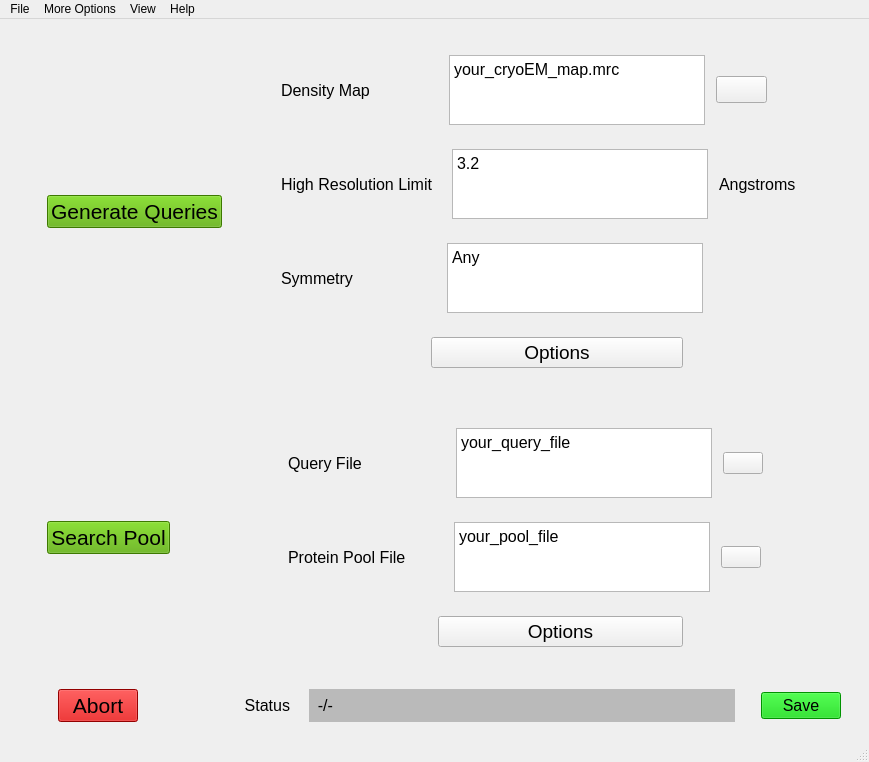
<?xml version="1.0" encoding="UTF-8"?>
<ui version="4.0">
 <class>cryoID</class>
 <widget class="QMainWindow" name="cryoID">
  <property name="geometry">
   <rect>
    <x>0</x>
    <y>0</y>
    <width>869</width>
    <height>722</height>
   </rect>
  </property>
  <property name="windowTitle">
   <string>MainWindow</string>
  </property>
  <widget class="QWidget" name="centralwidget">
   <layout class="QVBoxLayout" name="verticalLayout_7">
    <item>
     <widget class="QWidget" name="top_widget" native="true">
      <layout class="QHBoxLayout" name="horizontalLayout_6">
       <item>
        <spacer name="horizontalSpacer_41">
         <property name="orientation">
          <enum>Qt::Horizontal</enum>
         </property>
         <property name="sizeType">
          <enum>QSizePolicy::Preferred</enum>
         </property>
         <property name="sizeHint" stdset="0">
          <size>
           <width>20</width>
           <height>20</height>
          </size>
         </property>
        </spacer>
       </item>
       <item>
        <widget class="QWidget" name="top_widget_left" native="true">
         <layout class="QVBoxLayout" name="verticalLayout_2">
          <item>
           <spacer name="verticalSpacer_2">
            <property name="orientation">
             <enum>Qt::Vertical</enum>
            </property>
            <property name="sizeType">
             <enum>QSizePolicy::Preferred</enum>
            </property>
            <property name="sizeHint" stdset="0">
             <size>
              <width>20</width>
              <height>40</height>
             </size>
            </property>
           </spacer>
          </item>
          <item>
           <widget class="QPushButton" name="gen_queries_button">
            <property name="sizePolicy">
             <sizepolicy hsizetype="Fixed" vsizetype="Fixed">
              <horstretch>0</horstretch>
              <verstretch>0</verstretch>
             </sizepolicy>
            </property>
            <property name="font">
             <font>
              <pointsize>16</pointsize>
             </font>
            </property>
            <property name="toolTip">
             <string>&lt;html&gt;&lt;head/&gt;&lt;body&gt;&lt;p&gt;Specify your cryoEM density map, resolution limit, and symmetry in the fields to the right, then click on this button to generate query sequences from your chosen cryoEM map.&lt;/p&gt;&lt;/body&gt;&lt;/html&gt;</string>
            </property>
            <property name="styleSheet">
             <string notr="true">background-color: rgb(85, 170, 0);</string>
            </property>
            <property name="text">
             <string>Generate Queries</string>
            </property>
           </widget>
          </item>
          <item>
           <spacer name="verticalSpacer_3">
            <property name="orientation">
             <enum>Qt::Vertical</enum>
            </property>
            <property name="sizeType">
             <enum>QSizePolicy::Preferred</enum>
            </property>
            <property name="sizeHint" stdset="0">
             <size>
              <width>20</width>
              <height>40</height>
             </size>
            </property>
           </spacer>
          </item>
         </layout>
        </widget>
       </item>
       <item>
        <spacer name="horizontalSpacer_15">
         <property name="orientation">
          <enum>Qt::Horizontal</enum>
         </property>
         <property name="sizeType">
          <enum>QSizePolicy::Preferred</enum>
         </property>
         <property name="sizeHint" stdset="0">
          <size>
           <width>20</width>
           <height>20</height>
          </size>
         </property>
        </spacer>
       </item>
       <item alignment="Qt::AlignLeft">
        <widget class="QWidget" name="top_widget_right" native="true">
         <layout class="QVBoxLayout" name="verticalLayout">
          <item>
           <widget class="QWidget" name="top_widget_right_1" native="true">
            <property name="styleSheet">
             <string notr="true">/*background-color: rgb(145, 145, 145);</string>
            </property>
            <layout class="QHBoxLayout" name="horizontalLayout">
             <item>
              <widget class="QLabel" name="density_map_label">
               <property name="font">
                <font>
                 <pointsize>12</pointsize>
                </font>
               </property>
               <property name="text">
                <string>Density Map</string>
               </property>
              </widget>
             </item>
             <item>
              <spacer name="horizontalSpacer_2">
               <property name="orientation">
                <enum>Qt::Horizontal</enum>
               </property>
               <property name="sizeType">
                <enum>QSizePolicy::Preferred</enum>
               </property>
               <property name="sizeHint" stdset="0">
                <size>
                 <width>73</width>
                 <height>15</height>
                </size>
               </property>
              </spacer>
             </item>
             <item>
              <widget class="QTextEdit" name="mrc_file_editbox">
               <property name="sizePolicy">
                <sizepolicy hsizetype="Preferred" vsizetype="Expanding">
                 <horstretch>0</horstretch>
                 <verstretch>0</verstretch>
                </sizepolicy>
               </property>
               <property name="font">
                <font>
                 <pointsize>12</pointsize>
                </font>
               </property>
               <property name="toolTip">
                <string>&lt;html&gt;&lt;head/&gt;&lt;body&gt;&lt;p&gt;Use the Browse button to the right to locate and select the cryoEM density map you would like to analyze.&lt;/p&gt;&lt;/body&gt;&lt;/html&gt;</string>
               </property>
               <property name="html">
                <string>&lt;!DOCTYPE HTML PUBLIC &quot;-//W3C//DTD HTML 4.0//EN&quot; &quot;http://www.w3.org/TR/REC-html40/strict.dtd&quot;&gt;
&lt;html&gt;&lt;head&gt;&lt;meta name=&quot;qrichtext&quot; content=&quot;1&quot; /&gt;&lt;style type=&quot;text/css&quot;&gt;
p, li { white-space: pre-wrap; }
&lt;/style&gt;&lt;/head&gt;&lt;body style=&quot; font-family:'MS Shell Dlg 2'; font-size:12pt; font-weight:400; font-style:normal;&quot;&gt;
&lt;p style=&quot; margin-top:0px; margin-bottom:0px; margin-left:0px; margin-right:0px; -qt-block-indent:0; text-indent:0px;&quot;&gt;your_cryoEM_map.mrc&lt;/p&gt;&lt;/body&gt;&lt;/html&gt;</string>
               </property>
              </widget>
             </item>
             <item>
              <spacer name="horizontalSpacer_3">
               <property name="orientation">
                <enum>Qt::Horizontal</enum>
               </property>
               <property name="sizeType">
                <enum>QSizePolicy::Preferred</enum>
               </property>
               <property name="sizeHint" stdset="0">
                <size>
                 <width>5</width>
                 <height>20</height>
                </size>
               </property>
              </spacer>
             </item>
             <item>
              <widget class="QPushButton" name="browse_mrc_file_button">
               <property name="font">
                <font>
                 <pointsize>12</pointsize>
                </font>
               </property>
               <property name="toolTip">
                <string>&lt;html&gt;&lt;head/&gt;&lt;body&gt;&lt;p&gt;Browse files and select the cryoEM density map you would like to analyze.&lt;/p&gt;&lt;/body&gt;&lt;/html&gt;</string>
               </property>
               <property name="styleSheet">
                <string notr="true">/*image: url(:/newPrefix/upload-sign-svgrepo-com.svg);
image-position: right; */</string>
               </property>
               <property name="text">
                <string/>
               </property>
               <property name="icon">
                <iconset>
                 <normaloff>svg_assets/upload-sign-svgrepo-com.svg</normaloff>svg_assets/upload-sign-svgrepo-com.svg</iconset>
               </property>
              </widget>
             </item>
             <item>
              <spacer name="horizontalSpacer_6">
               <property name="orientation">
                <enum>Qt::Horizontal</enum>
               </property>
               <property name="sizeHint" stdset="0">
                <size>
                 <width>66</width>
                 <height>20</height>
                </size>
               </property>
              </spacer>
             </item>
            </layout>
           </widget>
          </item>
          <item>
           <widget class="QWidget" name="top_widget_right_2" native="true">
            <property name="styleSheet">
             <string notr="true">/*background-color: rgb(145, 145, 145);</string>
            </property>
            <layout class="QHBoxLayout" name="horizontalLayout_3">
             <item>
              <widget class="QLabel" name="resolution_label">
               <property name="font">
                <font>
                 <pointsize>12</pointsize>
                </font>
               </property>
               <property name="text">
                <string>High Resolution Limit</string>
               </property>
              </widget>
             </item>
             <item>
              <spacer name="horizontalSpacer_8">
               <property name="orientation">
                <enum>Qt::Horizontal</enum>
               </property>
               <property name="sizeType">
                <enum>QSizePolicy::Preferred</enum>
               </property>
               <property name="sizeHint" stdset="0">
                <size>
                 <width>12</width>
                 <height>20</height>
                </size>
               </property>
              </spacer>
             </item>
             <item>
              <widget class="QTextEdit" name="resolution_editbox">
               <property name="font">
                <font>
                 <pointsize>12</pointsize>
                </font>
               </property>
               <property name="toolTip">
                <string>Input the high resolution limit for map analysis here. The overall resolution reported for your cryoEM density map is a good starting point. You may then tune this parameter by adjusting the resolution limit and running the job again until you get enough good segments.</string>
               </property>
               <property name="html">
                <string>&lt;!DOCTYPE HTML PUBLIC &quot;-//W3C//DTD HTML 4.0//EN&quot; &quot;http://www.w3.org/TR/REC-html40/strict.dtd&quot;&gt;
&lt;html&gt;&lt;head&gt;&lt;meta name=&quot;qrichtext&quot; content=&quot;1&quot; /&gt;&lt;style type=&quot;text/css&quot;&gt;
p, li { white-space: pre-wrap; }
&lt;/style&gt;&lt;/head&gt;&lt;body style=&quot; font-family:'MS Shell Dlg 2'; font-size:12pt; font-weight:400; font-style:normal;&quot;&gt;
&lt;p style=&quot; margin-top:0px; margin-bottom:0px; margin-left:0px; margin-right:0px; -qt-block-indent:0; text-indent:0px;&quot;&gt;3.2&lt;/p&gt;&lt;/body&gt;&lt;/html&gt;</string>
               </property>
              </widget>
             </item>
             <item>
              <spacer name="horizontalSpacer_9">
               <property name="orientation">
                <enum>Qt::Horizontal</enum>
               </property>
               <property name="sizeType">
                <enum>QSizePolicy::Preferred</enum>
               </property>
               <property name="sizeHint" stdset="0">
                <size>
                 <width>5</width>
                 <height>20</height>
                </size>
               </property>
              </spacer>
             </item>
             <item>
              <widget class="QLabel" name="res_units_label">
               <property name="font">
                <font>
                 <pointsize>12</pointsize>
                </font>
               </property>
               <property name="text">
                <string>Angstroms</string>
               </property>
              </widget>
             </item>
             <item>
              <spacer name="horizontalSpacer_10">
               <property name="orientation">
                <enum>Qt::Horizontal</enum>
               </property>
               <property name="sizeHint" stdset="0">
                <size>
                 <width>28</width>
                 <height>20</height>
                </size>
               </property>
              </spacer>
             </item>
            </layout>
           </widget>
          </item>
          <item>
           <widget class="QWidget" name="top_widget_right_3" native="true">
            <property name="styleSheet">
             <string notr="true">/*background-color: rgb(145, 145, 145);</string>
            </property>
            <layout class="QHBoxLayout" name="horizontalLayout_4">
             <item>
              <widget class="QLabel" name="symmetry_label">
               <property name="font">
                <font>
                 <pointsize>12</pointsize>
                </font>
               </property>
               <property name="text">
                <string>Symmetry</string>
               </property>
              </widget>
             </item>
             <item>
              <spacer name="horizontalSpacer_11">
               <property name="orientation">
                <enum>Qt::Horizontal</enum>
               </property>
               <property name="sizeType">
                <enum>QSizePolicy::Preferred</enum>
               </property>
               <property name="sizeHint" stdset="0">
                <size>
                 <width>88</width>
                 <height>20</height>
                </size>
               </property>
              </spacer>
             </item>
             <item>
              <widget class="QTextEdit" name="symmetry_editbox">
               <property name="font">
                <font>
                 <pointsize>12</pointsize>
                </font>
               </property>
               <property name="toolTip">
                <string>Input the symmetry applied during cryoEM density map reconstruction (e.g. C2, C3, I (icosahedral), T (tetrahedral), etc.). The default value is ANY, in which case cryoID will try all symmetries and use the highest symmetry found.</string>
               </property>
               <property name="html">
                <string>&lt;!DOCTYPE HTML PUBLIC &quot;-//W3C//DTD HTML 4.0//EN&quot; &quot;http://www.w3.org/TR/REC-html40/strict.dtd&quot;&gt;
&lt;html&gt;&lt;head&gt;&lt;meta name=&quot;qrichtext&quot; content=&quot;1&quot; /&gt;&lt;style type=&quot;text/css&quot;&gt;
p, li { white-space: pre-wrap; }
&lt;/style&gt;&lt;/head&gt;&lt;body style=&quot; font-family:'MS Shell Dlg 2'; font-size:12pt; font-weight:400; font-style:normal;&quot;&gt;
&lt;p style=&quot; margin-top:0px; margin-bottom:0px; margin-left:0px; margin-right:0px; -qt-block-indent:0; text-indent:0px;&quot;&gt;Any&lt;/p&gt;&lt;/body&gt;&lt;/html&gt;</string>
               </property>
              </widget>
             </item>
             <item>
              <spacer name="horizontalSpacer_13">
               <property name="orientation">
                <enum>Qt::Horizontal</enum>
               </property>
               <property name="sizeHint" stdset="0">
                <size>
                 <width>50</width>
                 <height>20</height>
                </size>
               </property>
              </spacer>
             </item>
            </layout>
           </widget>
          </item>
          <item>
           <spacer name="verticalSpacer">
            <property name="orientation">
             <enum>Qt::Vertical</enum>
            </property>
            <property name="sizeType">
             <enum>QSizePolicy::Expanding</enum>
            </property>
            <property name="sizeHint" stdset="0">
             <size>
              <width>20</width>
              <height>20</height>
             </size>
            </property>
           </spacer>
          </item>
          <item>
           <widget class="QWidget" name="top_widget_right_4" native="true">
            <property name="styleSheet">
             <string notr="true">/*background-color: rgb(85, 85, 85);</string>
            </property>
            <layout class="QHBoxLayout" name="horizontalLayout_5">
             <item>
              <spacer name="horizontalSpacer_12">
               <property name="orientation">
                <enum>Qt::Horizontal</enum>
               </property>
               <property name="sizeType">
                <enum>QSizePolicy::Preferred</enum>
               </property>
               <property name="sizeHint" stdset="0">
                <size>
                 <width>150</width>
                 <height>20</height>
                </size>
               </property>
              </spacer>
             </item>
             <item>
              <widget class="QPushButton" name="gq_methods_button">
               <property name="font">
                <font>
                 <pointsize>14</pointsize>
                </font>
               </property>
               <property name="text">
                <string>Options</string>
               </property>
              </widget>
             </item>
             <item>
              <spacer name="horizontalSpacer_14">
               <property name="orientation">
                <enum>Qt::Horizontal</enum>
               </property>
               <property name="sizeType">
                <enum>QSizePolicy::Preferred</enum>
               </property>
               <property name="sizeHint" stdset="0">
                <size>
                 <width>150</width>
                 <height>20</height>
                </size>
               </property>
              </spacer>
             </item>
            </layout>
           </widget>
          </item>
         </layout>
        </widget>
       </item>
      </layout>
     </widget>
    </item>
    <item>
     <widget class="QWidget" name="mid_widget" native="true">
      <layout class="QHBoxLayout" name="horizontalLayout_12">
       <item>
        <spacer name="horizontalSpacer_40">
         <property name="orientation">
          <enum>Qt::Horizontal</enum>
         </property>
         <property name="sizeType">
          <enum>QSizePolicy::Preferred</enum>
         </property>
         <property name="sizeHint" stdset="0">
          <size>
           <width>20</width>
           <height>20</height>
          </size>
         </property>
        </spacer>
       </item>
       <item>
        <widget class="QWidget" name="mid_widget_left" native="true">
         <layout class="QVBoxLayout" name="verticalLayout_5">
          <item>
           <spacer name="verticalSpacer_7">
            <property name="orientation">
             <enum>Qt::Vertical</enum>
            </property>
            <property name="sizeType">
             <enum>QSizePolicy::Preferred</enum>
            </property>
            <property name="sizeHint" stdset="0">
             <size>
              <width>20</width>
              <height>40</height>
             </size>
            </property>
           </spacer>
          </item>
          <item>
           <widget class="QPushButton" name="search_pool_button">
            <property name="font">
             <font>
              <pointsize>16</pointsize>
             </font>
            </property>
            <property name="toolTip">
             <string>&lt;html&gt;&lt;head/&gt;&lt;body&gt;&lt;p&gt;Specify your query set file and your candidate protein pool file in the fields to the right, then click on this button to identify the candidate proteins that align best with your query sequences.&lt;/p&gt;&lt;/body&gt;&lt;/html&gt;</string>
            </property>
            <property name="styleSheet">
             <string notr="true">background-color: rgb(85, 170, 0);</string>
            </property>
            <property name="text">
             <string>Search Pool</string>
            </property>
           </widget>
          </item>
          <item>
           <spacer name="verticalSpacer_8">
            <property name="orientation">
             <enum>Qt::Vertical</enum>
            </property>
            <property name="sizeType">
             <enum>QSizePolicy::Preferred</enum>
            </property>
            <property name="sizeHint" stdset="0">
             <size>
              <width>20</width>
              <height>40</height>
             </size>
            </property>
           </spacer>
          </item>
         </layout>
        </widget>
       </item>
       <item>
        <spacer name="horizontalSpacer_27">
         <property name="orientation">
          <enum>Qt::Horizontal</enum>
         </property>
         <property name="sizeType">
          <enum>QSizePolicy::Preferred</enum>
         </property>
         <property name="sizeHint" stdset="0">
          <size>
           <width>85</width>
           <height>20</height>
          </size>
         </property>
        </spacer>
       </item>
       <item>
        <widget class="QWidget" name="mid_widget_right" native="true">
         <layout class="QVBoxLayout" name="verticalLayout_6">
          <item>
           <widget class="QWidget" name="mid_widget_right_1" native="true">
            <property name="styleSheet">
             <string notr="true">/*background-color: rgb(145, 145, 145);</string>
            </property>
            <layout class="QHBoxLayout" name="horizontalLayout_13">
             <item>
              <widget class="QLabel" name="query_file_label">
               <property name="font">
                <font>
                 <pointsize>12</pointsize>
                </font>
               </property>
               <property name="text">
                <string>Query File</string>
               </property>
              </widget>
             </item>
             <item>
              <spacer name="horizontalSpacer_28">
               <property name="orientation">
                <enum>Qt::Horizontal</enum>
               </property>
               <property name="sizeType">
                <enum>QSizePolicy::Preferred</enum>
               </property>
               <property name="sizeHint" stdset="0">
                <size>
                 <width>88</width>
                 <height>20</height>
                </size>
               </property>
              </spacer>
             </item>
             <item>
              <widget class="QTextEdit" name="query_file_editbox">
               <property name="font">
                <font>
                 <pointsize>12</pointsize>
                </font>
               </property>
               <property name="html">
                <string>&lt;!DOCTYPE HTML PUBLIC &quot;-//W3C//DTD HTML 4.0//EN&quot; &quot;http://www.w3.org/TR/REC-html40/strict.dtd&quot;&gt;
&lt;html&gt;&lt;head&gt;&lt;meta name=&quot;qrichtext&quot; content=&quot;1&quot; /&gt;&lt;style type=&quot;text/css&quot;&gt;
p, li { white-space: pre-wrap; }
&lt;/style&gt;&lt;/head&gt;&lt;body style=&quot; font-family:'MS Shell Dlg 2'; font-size:12pt; font-weight:400; font-style:normal;&quot;&gt;
&lt;p style=&quot; margin-top:0px; margin-bottom:0px; margin-left:0px; margin-right:0px; -qt-block-indent:0; text-indent:0px;&quot;&gt;your_query_file&lt;/p&gt;&lt;/body&gt;&lt;/html&gt;</string>
               </property>
              </widget>
             </item>
             <item>
              <spacer name="horizontalSpacer_29">
               <property name="orientation">
                <enum>Qt::Horizontal</enum>
               </property>
               <property name="sizeType">
                <enum>QSizePolicy::Preferred</enum>
               </property>
               <property name="sizeHint" stdset="0">
                <size>
                 <width>5</width>
                 <height>0</height>
                </size>
               </property>
              </spacer>
             </item>
             <item>
              <widget class="QPushButton" name="browse_query_file_button">
               <property name="text">
                <string/>
               </property>
               <property name="icon">
                <iconset>
                 <normaloff>svg_assets/upload-sign-svgrepo-com.svg</normaloff>svg_assets/upload-sign-svgrepo-com.svg</iconset>
               </property>
              </widget>
             </item>
             <item>
              <spacer name="horizontalSpacer_30">
               <property name="orientation">
                <enum>Qt::Horizontal</enum>
               </property>
               <property name="sizeHint" stdset="0">
                <size>
                 <width>30</width>
                 <height>20</height>
                </size>
               </property>
              </spacer>
             </item>
            </layout>
           </widget>
          </item>
          <item>
           <widget class="QWidget" name="mid_widget_right_2" native="true">
            <property name="styleSheet">
             <string notr="true">/*background-color: rgb(145, 145, 145);</string>
            </property>
            <layout class="QHBoxLayout" name="horizontalLayout_14">
             <item>
              <widget class="QLabel" name="protein_pool_file_label">
               <property name="font">
                <font>
                 <pointsize>12</pointsize>
                </font>
               </property>
               <property name="text">
                <string>Protein Pool File       </string>
               </property>
              </widget>
             </item>
             <item>
              <spacer name="horizontalSpacer_31">
               <property name="orientation">
                <enum>Qt::Horizontal</enum>
               </property>
               <property name="sizeType">
                <enum>QSizePolicy::Preferred</enum>
               </property>
               <property name="sizeHint" stdset="0">
                <size>
                 <width>11</width>
                 <height>20</height>
                </size>
               </property>
              </spacer>
             </item>
             <item>
              <widget class="QTextEdit" name="pool_file_editbox">
               <property name="font">
                <font>
                 <pointsize>12</pointsize>
                </font>
               </property>
               <property name="html">
                <string>&lt;!DOCTYPE HTML PUBLIC &quot;-//W3C//DTD HTML 4.0//EN&quot; &quot;http://www.w3.org/TR/REC-html40/strict.dtd&quot;&gt;
&lt;html&gt;&lt;head&gt;&lt;meta name=&quot;qrichtext&quot; content=&quot;1&quot; /&gt;&lt;style type=&quot;text/css&quot;&gt;
p, li { white-space: pre-wrap; }
&lt;/style&gt;&lt;/head&gt;&lt;body style=&quot; font-family:'MS Shell Dlg 2'; font-size:12pt; font-weight:400; font-style:normal;&quot;&gt;
&lt;p style=&quot; margin-top:0px; margin-bottom:0px; margin-left:0px; margin-right:0px; -qt-block-indent:0; text-indent:0px;&quot;&gt;your_pool_file&lt;/p&gt;&lt;/body&gt;&lt;/html&gt;</string>
               </property>
              </widget>
             </item>
             <item>
              <spacer name="horizontalSpacer_32">
               <property name="orientation">
                <enum>Qt::Horizontal</enum>
               </property>
               <property name="sizeType">
                <enum>QSizePolicy::Preferred</enum>
               </property>
               <property name="sizeHint" stdset="0">
                <size>
                 <width>5</width>
                 <height>20</height>
                </size>
               </property>
              </spacer>
             </item>
             <item>
              <widget class="QPushButton" name="browse_pool_fil_button">
               <property name="text">
                <string/>
               </property>
               <property name="icon">
                <iconset>
                 <normaloff>svg_assets/upload-sign-svgrepo-com.svg</normaloff>svg_assets/upload-sign-svgrepo-com.svg</iconset>
               </property>
              </widget>
             </item>
             <item>
              <spacer name="horizontalSpacer_33">
               <property name="orientation">
                <enum>Qt::Horizontal</enum>
               </property>
               <property name="sizeHint" stdset="0">
                <size>
                 <width>30</width>
                 <height>20</height>
                </size>
               </property>
              </spacer>
             </item>
            </layout>
           </widget>
          </item>
          <item>
           <spacer name="verticalSpacer_9">
            <property name="orientation">
             <enum>Qt::Vertical</enum>
            </property>
            <property name="sizeType">
             <enum>QSizePolicy::Expanding</enum>
            </property>
            <property name="sizeHint" stdset="0">
             <size>
              <width>20</width>
              <height>20</height>
             </size>
            </property>
           </spacer>
          </item>
          <item>
           <widget class="QWidget" name="mid_widget_right_3" native="true">
            <property name="styleSheet">
             <string notr="true">/*background-color: rgb(85, 85, 85);</string>
            </property>
            <layout class="QHBoxLayout" name="horizontalLayout_15">
             <item>
              <spacer name="horizontalSpacer_36">
               <property name="orientation">
                <enum>Qt::Horizontal</enum>
               </property>
               <property name="sizeType">
                <enum>QSizePolicy::Preferred</enum>
               </property>
               <property name="sizeHint" stdset="0">
                <size>
                 <width>150</width>
                 <height>20</height>
                </size>
               </property>
              </spacer>
             </item>
             <item>
              <widget class="QPushButton" name="sp_options_button">
               <property name="font">
                <font>
                 <pointsize>14</pointsize>
                </font>
               </property>
               <property name="text">
                <string>Options</string>
               </property>
              </widget>
             </item>
             <item>
              <spacer name="horizontalSpacer_37">
               <property name="orientation">
                <enum>Qt::Horizontal</enum>
               </property>
               <property name="sizeType">
                <enum>QSizePolicy::Preferred</enum>
               </property>
               <property name="sizeHint" stdset="0">
                <size>
                 <width>150</width>
                 <height>20</height>
                </size>
               </property>
              </spacer>
             </item>
            </layout>
           </widget>
          </item>
         </layout>
        </widget>
       </item>
      </layout>
     </widget>
    </item>
    <item>
     <widget class="QWidget" name="bot_widget" native="true">
      <layout class="QHBoxLayout" name="horizontalLayout_16">
       <item>
        <spacer name="horizontalSpacer_39">
         <property name="orientation">
          <enum>Qt::Horizontal</enum>
         </property>
         <property name="sizeType">
          <enum>QSizePolicy::Preferred</enum>
         </property>
         <property name="sizeHint" stdset="0">
          <size>
           <width>40</width>
           <height>20</height>
          </size>
         </property>
        </spacer>
       </item>
       <item>
        <widget class="QPushButton" name="abort_button">
         <property name="font">
          <font>
           <pointsize>16</pointsize>
          </font>
         </property>
         <property name="toolTip">
          <string>&lt;html&gt;&lt;head/&gt;&lt;body&gt;&lt;p&gt;Abort the current job&lt;/p&gt;&lt;/body&gt;&lt;/html&gt;</string>
         </property>
         <property name="styleSheet">
          <string notr="true">background-color: rgb(206, 0, 0);</string>
         </property>
         <property name="text">
          <string>Abort</string>
         </property>
        </widget>
       </item>
       <item>
        <spacer name="horizontalSpacer">
         <property name="orientation">
          <enum>Qt::Horizontal</enum>
         </property>
         <property name="sizeType">
          <enum>QSizePolicy::Preferred</enum>
         </property>
         <property name="sizeHint" stdset="0">
          <size>
           <width>100</width>
           <height>20</height>
          </size>
         </property>
        </spacer>
       </item>
       <item>
        <widget class="QLabel" name="status_label">
         <property name="font">
          <font>
           <pointsize>12</pointsize>
          </font>
         </property>
         <property name="text">
          <string>Status</string>
         </property>
         <property name="alignment">
          <set>Qt::AlignRight|Qt::AlignTrailing|Qt::AlignVCenter</set>
         </property>
        </widget>
       </item>
       <item>
        <spacer name="horizontalSpacer_34">
         <property name="orientation">
          <enum>Qt::Horizontal</enum>
         </property>
         <property name="sizeType">
          <enum>QSizePolicy::Preferred</enum>
         </property>
         <property name="sizeHint" stdset="0">
          <size>
           <width>13</width>
           <height>20</height>
          </size>
         </property>
        </spacer>
       </item>
       <item>
        <widget class="QLabel" name="status_label_">
         <property name="sizePolicy">
          <sizepolicy hsizetype="Expanding" vsizetype="Preferred">
           <horstretch>0</horstretch>
           <verstretch>0</verstretch>
          </sizepolicy>
         </property>
         <property name="font">
          <font>
           <pointsize>12</pointsize>
          </font>
         </property>
         <property name="styleSheet">
          <string notr="true">background-color: rgb(186, 186, 186);</string>
         </property>
         <property name="text">
          <string>  -/-</string>
         </property>
        </widget>
       </item>
       <item>
        <spacer name="horizontalSpacer_35">
         <property name="orientation">
          <enum>Qt::Horizontal</enum>
         </property>
         <property name="sizeType">
          <enum>QSizePolicy::Preferred</enum>
         </property>
         <property name="sizeHint" stdset="0">
          <size>
           <width>20</width>
           <height>20</height>
          </size>
         </property>
        </spacer>
       </item>
       <item>
        <widget class="QPushButton" name="save_button">
         <property name="font">
          <font>
           <pointsize>12</pointsize>
          </font>
         </property>
         <property name="toolTip">
          <string>&lt;html&gt;&lt;head/&gt;&lt;body&gt;&lt;p&gt;Saves most recent progress that can be loaded and resumed at a later time. (Ctrl+S)&lt;/p&gt;&lt;/body&gt;&lt;/html&gt;</string>
         </property>
         <property name="whatsThis">
          <string>&lt;html&gt;&lt;head/&gt;&lt;body&gt;&lt;p&gt;&lt;br/&gt;&lt;/p&gt;&lt;/body&gt;&lt;/html&gt;</string>
         </property>
         <property name="styleSheet">
          <string notr="true">background-color: rgb(0, 204, 0);</string>
         </property>
         <property name="text">
          <string>Save</string>
         </property>
        </widget>
       </item>
       <item>
        <spacer name="horizontalSpacer_38">
         <property name="orientation">
          <enum>Qt::Horizontal</enum>
         </property>
         <property name="sizeType">
          <enum>QSizePolicy::Preferred</enum>
         </property>
         <property name="sizeHint" stdset="0">
          <size>
           <width>10</width>
           <height>20</height>
          </size>
         </property>
        </spacer>
       </item>
      </layout>
     </widget>
    </item>
   </layout>
  </widget>
  <widget class="QMenuBar" name="menubar">
   <property name="geometry">
    <rect>
     <x>0</x>
     <y>0</y>
     <width>869</width>
     <height>22</height>
    </rect>
   </property>
   <widget class="QMenu" name="menucryoID">
    <property name="title">
     <string>File</string>
    </property>
    <addaction name="separator"/>
    <addaction name="actionNew"/>
    <addaction name="actionOpen"/>
    <addaction name="actionRecent"/>
    <addaction name="action_L_oad_save"/>
   </widget>
   <widget class="QMenu" name="menuMore_Options">
    <property name="title">
     <string>More Options</string>
    </property>
    <addaction name="separator"/>
    <addaction name="actionTBD"/>
    <addaction name="actionPhenix"/>
   </widget>
   <widget class="QMenu" name="menuHelp">
    <property name="title">
     <string>Help</string>
    </property>
    <addaction name="actionNonesofar"/>
   </widget>
   <widget class="QMenu" name="menuView">
    <property name="title">
     <string>View</string>
    </property>
    <addaction name="actionResults_window"/>
    <addaction name="actionProgress_bar"/>
    <addaction name="actionPreviewer"/>
   </widget>
   <addaction name="menucryoID"/>
   <addaction name="menuMore_Options"/>
   <addaction name="menuView"/>
   <addaction name="menuHelp"/>
  </widget>
  <widget class="QStatusBar" name="statusbar"/>
  <action name="actionNew">
   <property name="text">
    <string>New</string>
   </property>
  </action>
  <action name="actionOpen">
   <property name="text">
    <string>Open</string>
   </property>
   <property name="shortcutContext">
    <enum>Qt::WindowShortcut</enum>
   </property>
  </action>
  <action name="actionRecent">
   <property name="text">
    <string>Recent</string>
   </property>
  </action>
  <action name="actionTBD">
   <property name="text">
    <string>COOT</string>
   </property>
  </action>
  <action name="actionNonesofar">
   <property name="text">
    <string>TBD</string>
   </property>
  </action>
  <action name="actionResults_window">
   <property name="text">
    <string>Results window</string>
   </property>
  </action>
  <action name="actionProgress_bar">
   <property name="text">
    <string>Progress bar</string>
   </property>
  </action>
  <action name="actionPreviewer">
   <property name="text">
    <string>Previewer</string>
   </property>
  </action>
  <action name="action_L_oad_save">
   <property name="text">
    <string>Load save</string>
   </property>
  </action>
  <action name="actionPhenix">
   <property name="text">
    <string>Phenix</string>
   </property>
  </action>
 </widget>
 <resources>
  <include location="svg_assets/file_upload.qrc"/>
 </resources>
 <connections/>
</ui>
